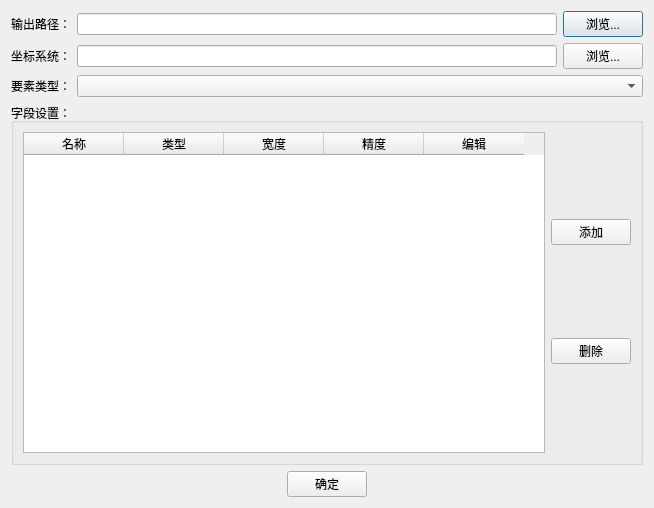
<?xml version="1.0" encoding="UTF-8"?>
<ui version="4.0">
 <class>Dialog</class>
 <widget class="QDialog" name="Dialog">
  <property name="geometry">
   <rect>
    <x>0</x>
    <y>0</y>
    <width>654</width>
    <height>508</height>
   </rect>
  </property>
  <property name="windowTitle">
   <string>创建矢量</string>
  </property>
  <layout class="QVBoxLayout" name="verticalLayout">
   <item>
    <layout class="QHBoxLayout" name="horizontalLayout">
     <item>
      <widget class="QLabel" name="label">
       <property name="sizePolicy">
        <sizepolicy hsizetype="Fixed" vsizetype="Preferred">
         <horstretch>0</horstretch>
         <verstretch>0</verstretch>
        </sizepolicy>
       </property>
       <property name="minimumSize">
        <size>
         <width>60</width>
         <height>0</height>
        </size>
       </property>
       <property name="maximumSize">
        <size>
         <width>16777215</width>
         <height>16777215</height>
        </size>
       </property>
       <property name="text">
        <string>输出路径：</string>
       </property>
      </widget>
     </item>
     <item>
      <widget class="QLineEdit" name="lineEdit_output"/>
     </item>
     <item>
      <widget class="QPushButton" name="pushButton_output">
       <property name="text">
        <string>浏览...</string>
       </property>
      </widget>
     </item>
    </layout>
   </item>
   <item>
    <layout class="QHBoxLayout" name="horizontalLayout_2">
     <item>
      <widget class="QLabel" name="label_2">
       <property name="sizePolicy">
        <sizepolicy hsizetype="Fixed" vsizetype="Preferred">
         <horstretch>0</horstretch>
         <verstretch>0</verstretch>
        </sizepolicy>
       </property>
       <property name="minimumSize">
        <size>
         <width>60</width>
         <height>0</height>
        </size>
       </property>
       <property name="maximumSize">
        <size>
         <width>16777215</width>
         <height>16777215</height>
        </size>
       </property>
       <property name="text">
        <string>坐标系统：</string>
       </property>
      </widget>
     </item>
     <item>
      <widget class="QLineEdit" name="lineEdit_crs"/>
     </item>
     <item>
      <widget class="QPushButton" name="pushButton_openCrs">
       <property name="text">
        <string>浏览...</string>
       </property>
      </widget>
     </item>
    </layout>
   </item>
   <item>
    <layout class="QHBoxLayout" name="horizontalLayout_3">
     <item>
      <widget class="QLabel" name="label_3">
       <property name="sizePolicy">
        <sizepolicy hsizetype="Fixed" vsizetype="Preferred">
         <horstretch>0</horstretch>
         <verstretch>0</verstretch>
        </sizepolicy>
       </property>
       <property name="minimumSize">
        <size>
         <width>60</width>
         <height>0</height>
        </size>
       </property>
       <property name="maximumSize">
        <size>
         <width>60</width>
         <height>16777215</height>
        </size>
       </property>
       <property name="text">
        <string>要素类型：</string>
       </property>
      </widget>
     </item>
     <item>
      <widget class="QComboBox" name="comboBox_featureType">
       <property name="minimumSize">
        <size>
         <width>60</width>
         <height>0</height>
        </size>
       </property>
      </widget>
     </item>
    </layout>
   </item>
   <item>
    <widget class="QGroupBox" name="groupBox">
     <property name="title">
      <string>字段设置：</string>
     </property>
     <layout class="QHBoxLayout" name="horizontalLayout_4">
      <item>
       <widget class="QTableWidget" name="tableWidget">
        <property name="columnCount">
         <number>5</number>
        </property>
        <column>
         <property name="text">
          <string>名称</string>
         </property>
        </column>
        <column>
         <property name="text">
          <string>类型</string>
         </property>
        </column>
        <column>
         <property name="text">
          <string>宽度</string>
         </property>
        </column>
        <column>
         <property name="text">
          <string>精度</string>
         </property>
        </column>
        <column>
         <property name="text">
          <string>编辑</string>
         </property>
        </column>
       </widget>
      </item>
      <item>
       <layout class="QVBoxLayout" name="verticalLayout_3">
        <property name="topMargin">
         <number>0</number>
        </property>
        <item>
         <widget class="QPushButton" name="pushButton_add">
          <property name="text">
           <string>添加</string>
          </property>
         </widget>
        </item>
        <item>
         <widget class="QPushButton" name="pushButton_del">
          <property name="text">
           <string>删除</string>
          </property>
         </widget>
        </item>
       </layout>
      </item>
     </layout>
    </widget>
   </item>
   <item alignment="Qt::AlignHCenter">
    <widget class="QPushButton" name="pushButton_ok">
     <property name="text">
      <string>确定</string>
     </property>
    </widget>
   </item>
  </layout>
 </widget>
 <resources/>
 <connections>
  <connection>
   <sender>pushButton_ok</sender>
   <signal>clicked()</signal>
   <receiver>Dialog</receiver>
   <slot>accept()</slot>
   <hints>
    <hint type="sourcelabel">
     <x>326</x>
     <y>487</y>
    </hint>
    <hint type="destinationlabel">
     <x>326</x>
     <y>253</y>
    </hint>
   </hints>
  </connection>
 </connections>
</ui>
